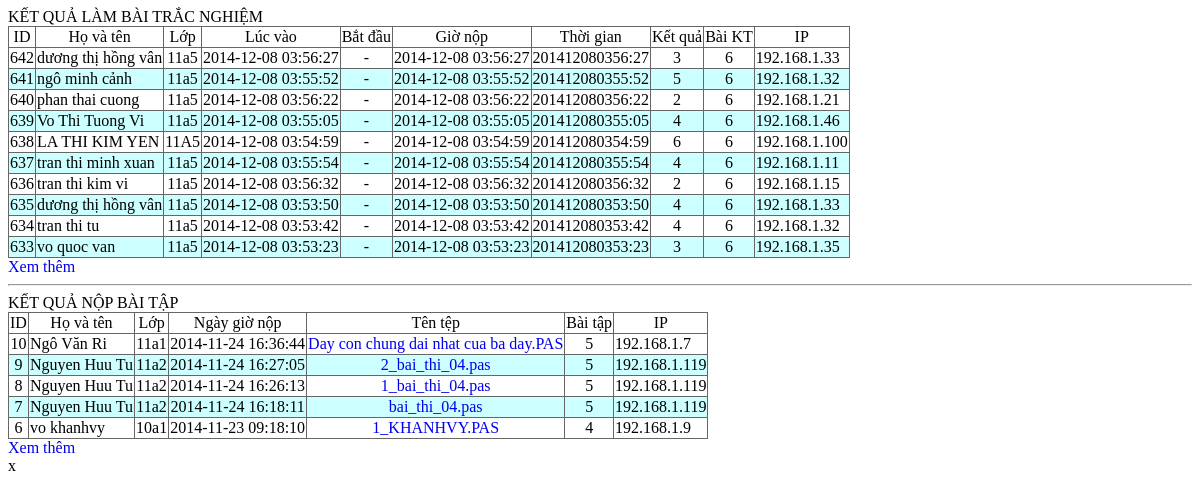
Screenshot of /qli/ketqua.php with the database file from the repository.
### tables this page shows
CREATE TABLE IF NOT EXISTS `tn_ketqua` (
  `id` int(11) unsigned NOT NULL AUTO_INCREMENT,
  `bai` int(11) unsigned NOT NULL COMMENT 'Mã bài trắc nghiệm',
  `hoten` varchar(60) NOT NULL,
  `lop` varchar(8) NOT NULL,
  `cauhoi` varchar(500) NOT NULL COMMENT 'Các câu hỏi được chọn',
  `traloi` varchar(250) NOT NULL COMMENT 'Các câu đã trả lời',
  `caudung` tinyint(1) unsigned NOT NULL COMMENT 'Số câu đúng',
  `lucvao` timestamp NOT NULL DEFAULT '0000-00-00 00:00:00' ON UPDATE CURRENT_TIMESTAMP COMMENT 'Lúc đăng nhập',
  `lucdau` timestamp NOT NULL DEFAULT '0000-00-00 00:00:00' COMMENT 'Lúc bắt đầu làm bài',
  `lucnop` timestamp NOT NULL DEFAULT '0000-00-00 00:00:00' COMMENT 'Lúc nộp bài',
  `ip` varchar(15) NOT NULL COMMENT 'Địa chỉ IP',
  PRIMARY KEY (`id`)
);

CREATE TABLE IF NOT EXISTS `th_nopbai` (
  `id` int(11) unsigned NOT NULL AUTO_INCREMENT,
  `hoten` varchar(50) NOT NULL,
  `lop` varchar(5) NOT NULL,
  `ngaygio` datetime NOT NULL,
  `ip` varchar(15) NOT NULL DEFAULT '0.0.0.0',
  `file` varchar(100) NOT NULL,
  `baitap` int(10) NOT NULL DEFAULT '0',
  PRIMARY KEY (`id`)
);

### qli/ketqua.php (the view, shortened to what this page needs)
<?php
echo "<html><head><title>Kết quả làm bài</title>";
?>
<link rel="stylesheet" href='mystyles.css' type='text/css'>
<?php
echo "</head><body>";
echo "<div id='tracnghiem'>";
echo "KẾT QUẢ LÀM BÀI TRẮC NGHIỆM<BR/>";
echo "<table id='ketquatracnghiem'>";
echo "<tr align='center'><td>ID</td><td>Họ và tên</td><td>Lớp</td><td>Lúc vào</td><td>Bắt đầu</td><td>Giờ nộp</td><td>Thời gian</td><td>Kết quả</td><td>Bài KT</td><td>IP</td></tr>";
$sql = "select *,lucnop-lucdau as tgian from tn_ketqua order by id desc limit 10";
$result = mysql_query($sql) or die (mysql_error());
while ($data = mysql_fetch_array($result)) {
	echo "<tr align='center' class='row".($data['id']%2)."' id='row_".$data['id']."'>";
	echo "<td>".$data['id']."</td>";
	echo "<td align='left'>".$data['hoten']."</td>";
	echo "<td>".$data['lop']."</td>";
	echo "<td>".$data['lucvao']."</td>";
	echo "<td>".($data['lucdau']=='0000-00-00 00:00:00'?"-":$data['lucdau'])."</td>";
	echo "<td>".($data['lucnop']=='0000-00-00 00:00:00'?"-":$data['lucnop'])."</td>";
	echo "<td>";
	$phut=(int)($data['tgian']/100);
	$giay=$data['tgian'] % 100;
	echo  $phut .":". ($giay<=9?"0":"").$giay;
	echo "</td>";
	echo "<td>".$data['caudung']."</td>";
	echo "<td>".$data['bai']."</td>";
	echo "<td align='left'>".$data['ip']."</td>";
	echo "</tr>";
}
echo "</table>";
echo "<a href='ketquatn.php'>Xem thêm</a><span id='bian'></span>";
echo "</div>";
echo "<hr/>";
echo "<div id='baitap'>";
echo "KẾT QUẢ NỘP BÀI TẬP<BR/>";
echo "<table id='ketquabaitap'>";
echo "<tr align='center'><td>ID</td><td>Họ và tên</td><td>Lớp</td><td>Ngày giờ nộp</td><td>Tên tệp</td><td>Bài tập</td><td>IP</td></tr>";
$sql = "select * from th_nopbai order by id desc limit 5";
$result = mysql_query($sql) or die (mysql_error());
while ($data = mysql_fetch_array($result)) {
	echo "<tr align='center' class='row".($data['id']%2)."'>";
	echo "<td>".$data['id']."</td>";
	echo "<td align='left'>".$data['hoten']."</td>";
	echo "<td>".$data['lop']."</td>";
	echo "<td>".$data['ngaygio']."</td>";
	echo "<td><a href='loadfile.php?f=".$data['file']."'>".$data['file']."</a></td>";
	echo "<td>".$data['baitap']."</td>";
	echo "<td align='left'>".$data['ip']."</td>";
	echo "</tr>";
}
echo "</table>";
echo "<a href='ketquabt.php'>Xem thêm</a>";
echo "</div>";
echo "<div id='test'>x</div>";
echo "</body></html>";
?>

### qli/mystyles.css (style rules this page uses)
table { border-width: 1px; border-color: #666666; border-collapse: collapse; }
table td { border-width: 1px; border-style: solid; border-color: #666666; }
tr.row0 { background-color: #FFF; }
tr.row1 { background-color: #CFF; }
a { text-decoration: none; }

### rows the page displays
tn_ketqua: id "642", hoten "dương thị hồng vân", lop "11a5", lucvao "2014-12-08 03:56:27", lucnop "2014-12-08 03:56:27", phut "201412080356", giay "27", caudung "3", bai "6", ip "192.168.1.33"
tn_ketqua: id "641", hoten "ngô minh cảnh", lop "11a5", lucvao "2014-12-08 03:55:52", lucnop "2014-12-08 03:55:52", phut "201412080355", giay "52", caudung "5", bai "6", ip "192.168.1.32"
tn_ketqua: id "640", hoten "phan thai cuong", lop "11a5", lucvao "2014-12-08 03:56:22", lucnop "2014-12-08 03:56:22", phut "201412080356", giay "22", caudung "2", bai "6", ip "192.168.1.21"
tn_ketqua: id "639", hoten "Vo Thi Tuong Vi", lop "11a5", lucvao "2014-12-08 03:55:05", lucnop "2014-12-08 03:55:05", phut "201412080355", giay "5", caudung "4", bai "6", ip "192.168.1.46"
tn_ketqua: id "638", hoten "LA THI KIM YEN", lop "11A5", lucvao "2014-12-08 03:54:59", lucnop "2014-12-08 03:54:59", phut "201412080354", giay "59", caudung "6", bai "6", ip "192.168.1.100"
tn_ketqua: id "637", hoten "tran thi minh xuan", lop "11a5", lucvao "2014-12-08 03:55:54", lucnop "2014-12-08 03:55:54", phut "201412080355", giay "54", caudung "4", bai "6", ip "192.168.1.11"
tn_ketqua: id "636", hoten "tran thi kim vi", lop "11a5", lucvao "2014-12-08 03:56:32", lucnop "2014-12-08 03:56:32", phut "201412080356", giay "32", caudung "2", bai "6", ip "192.168.1.15"
tn_ketqua: id "635", hoten "dương thị hồng vân", lop "11a5", lucvao "2014-12-08 03:53:50", lucnop "2014-12-08 03:53:50", phut "201412080353", giay "50", caudung "4", bai "6", ip "192.168.1.33"
tn_ketqua: id "634", hoten "tran thi tu", lop "11a5", lucvao "2014-12-08 03:53:42", lucnop "2014-12-08 03:53:42", phut "201412080353", giay "42", caudung "4", bai "6", ip "192.168.1.32"
tn_ketqua: id "633", hoten "vo quoc van", lop "11a5", lucvao "2014-12-08 03:53:23", lucnop "2014-12-08 03:53:23", phut "201412080353", giay "23", caudung "3", bai "6", ip "192.168.1.35"
th_nopbai: id "10", hoten "Ngô Văn Ri", lop "11a1", ngaygio "2014-11-24 16:36:44", file "Day con chung dai nhat cua ba day.PAS", baitap "5", ip "192.168.1.7"
th_nopbai: id "9", hoten "Nguyen Huu Tu", lop "11a2", ngaygio "2014-11-24 16:27:05", file "2_bai_thi_04.pas", baitap "5", ip "192.168.1.119"
th_nopbai: id "8", hoten "Nguyen Huu Tu", lop "11a2", ngaygio "2014-11-24 16:26:13", file "1_bai_thi_04.pas", baitap "5", ip "192.168.1.119"
th_nopbai: id "7", hoten "Nguyen Huu Tu", lop "11a2", ngaygio "2014-11-24 16:18:11", file "bai_thi_04.pas", baitap "5", ip "192.168.1.119"
th_nopbai: id "6", hoten "vo khanhvy", lop "10a1", ngaygio "2014-11-23 09:18:10", file "1_KHANHVY.PAS", baitap "4", ip "192.168.1.9"
